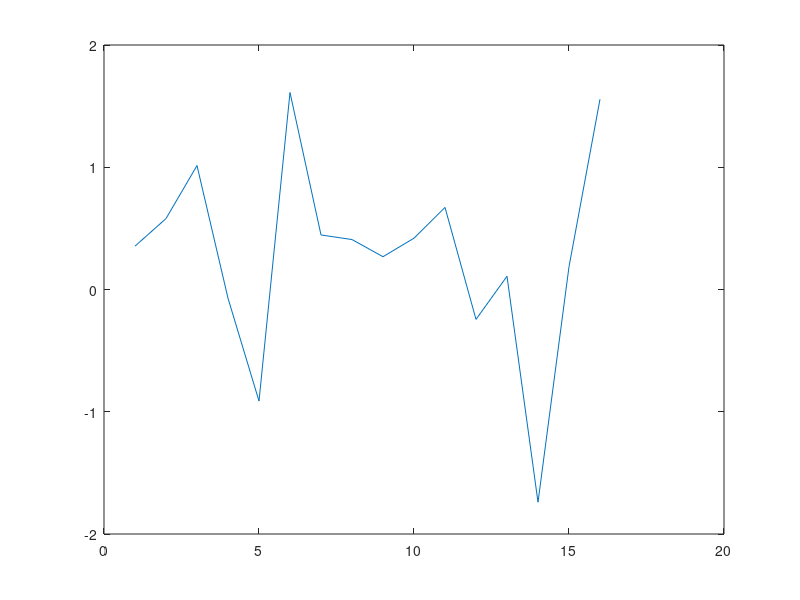
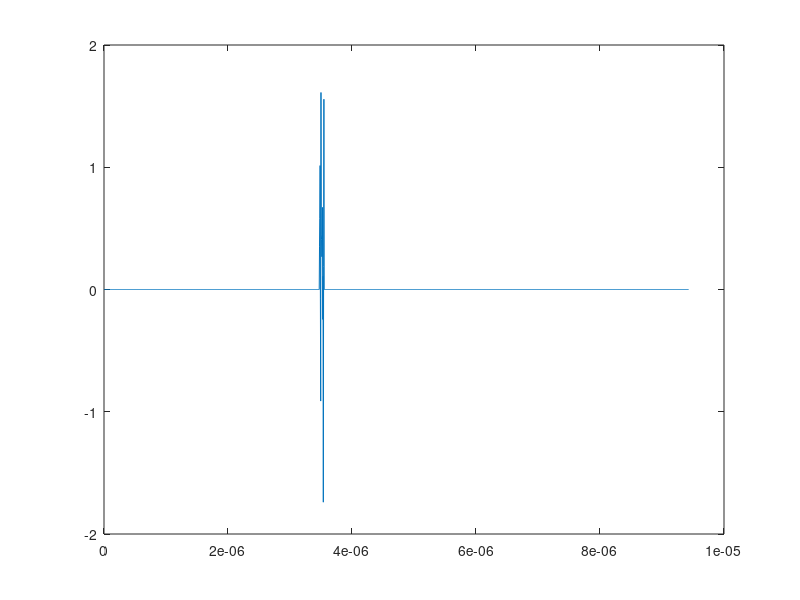
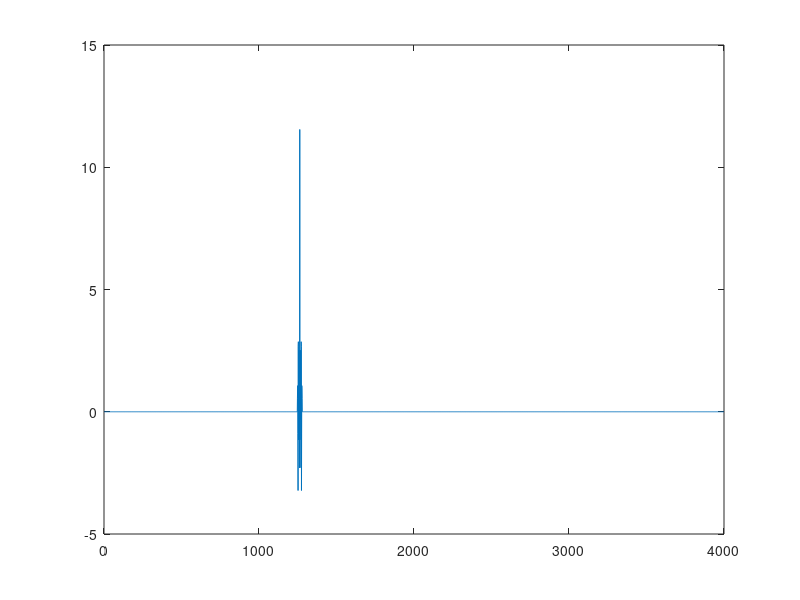
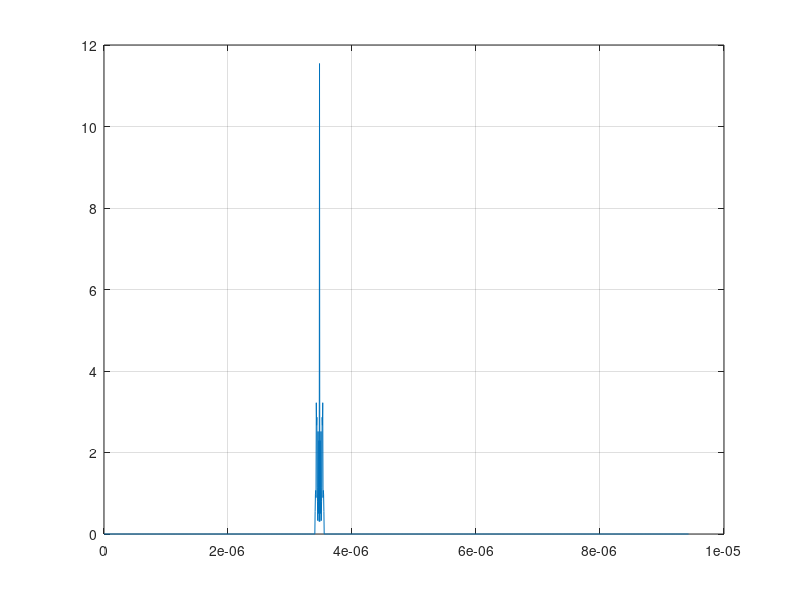

MATLAB code for these plots, in order:
%Garmatyuk Code
clc; clear; close all;
L = 1000;
W = 1000;
xt = 500;
yt = 500;
xt2 = 501;
yt2 = 500;
t1 = (2*sqrt(xt^2 + yt^2)) / 3e8;
t2 = (2*sqrt(xt2^2 + yt2^2)) / 3e8;
del_t = abs(t2-t1);
tmax = (2*sqrt(L^2 + W^2))/3e8;
tline = 0:del_t:tmax;
NT = length(tline);
xk = 353;
tk = (2*sqrt((xt - xk)^2 + yt2^2)) / 3e8;
error = abs(tline - tk);
xindx = find(error == min(error));%Same as min(error)
txsig = randn(1,16);
plot(txsig);
rxk = [zeros(1,xindx-1), txsig, zeros(1,NT-xindx-15)];
figure()
plot(tline,rxk);
rxcompressed = xcorr(txsig, rxk);
figure()
plot(rxcompressed);

mf_rxk = abs(xcorr(rxk,txsig));
mf_rxk_plot=mf_rxk(NT:2*NT-1);
figure;
plot(tline, mf_rxk_plot);
grid;
keyboard